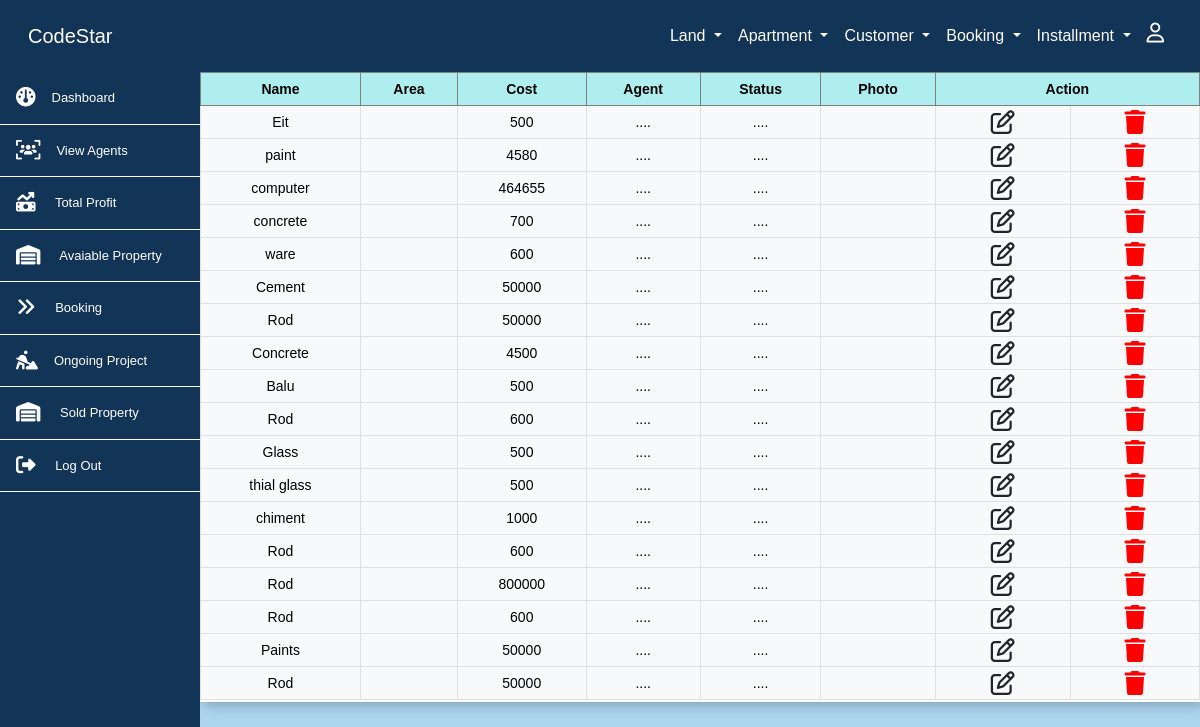
Page /pages/metarial/back/mview.php (signed in) on the committed database.
### tables this page shows
CREATE TABLE `metarial` (
  `metarial_id` int NOT NULL,
  `metarial_name` varchar(255) DEFAULT NULL,
  `metarial_price` varchar(255) DEFAULT NULL,
  `mquantity` int DEFAULT NULL,
  `purse_date` datetime DEFAULT CURRENT_TIMESTAMP,
  `sup_id` int DEFAULT NULL,
  `u_id` int DEFAULT NULL,
  `tpaids` int NOT NULL
);

### pages/metarial/back/mview.php (the view, shortened to what this page needs)
<?php include('../../includes/conf.php');
?>
<div class="col-md-10 table-responsive">
<?php
    $sql = "SELECT * FROM metarial";
    $result = $conn->query($sql);
    if ($result->num_rows > 0) {
        echo "<table class='table table-light align-middle text-center table-bordered'>
        <thead>";
        echo "<tr>
                <th>Name</th>
                <th>Area</th>
                <th>Cost</th>
                <th>Agent</th>
                <th>Status</th>
                <th>Photo</th>
                <th colspan='2'>Action</th>
            </tr>
            </thead>
            ";
        while ($row = $result->fetch_assoc()) {
            echo "<tbody>
            <tr>
                <td>$row[metarial_name]</td>
                <td>$row[metarial_listing]</td>
                <td>$row[metarial_price]</td>
                <td>....</td>
                <td>....</td>
                <td>";
                 echo
                "</td>
                <td><a class='btn' href='mupdate.php?id=$row[metarial_id]' > <i class='fa-regular fa-pen-to-square fa-xl'></i> </a></td>
                <td><a class='btn' href='mdelete.php?id=$row[metarial_id]'><i class='fa-solid fa-trash fa-xl' style='color: #ff0000;'></i></a></td>
            <tr>
            </tbody>
            ";
        }
        echo "</table>";
    } else {
        echo "No data found.";
    }
?>
</div>

### rows in the picture
metarial: metarial_name "Eit", metarial_price "500"
metarial: metarial_name "paint", metarial_price "4580"
metarial: metarial_name "computer", metarial_price "464655"
metarial: metarial_name "concrete", metarial_price "700"
metarial: metarial_name "ware", metarial_price "600"
metarial: metarial_name "Cement", metarial_price "50000"
metarial: metarial_name "Rod", metarial_price "50000"
metarial: metarial_name "Concrete", metarial_price "4500"
metarial: metarial_name "Balu", metarial_price "500"
metarial: metarial_name "Rod", metarial_price "600"
metarial: metarial_name "Glass", metarial_price "500"
metarial: metarial_name "thial glass", metarial_price "500"
metarial: metarial_name "chiment", metarial_price "1000"
metarial: metarial_name "Rod", metarial_price "600"
metarial: metarial_name "Rod", metarial_price "800000"
metarial: metarial_name "Rod", metarial_price "600"
metarial: metarial_name "Paints", metarial_price "50000"
metarial: metarial_name "Rod", metarial_price "50000"
